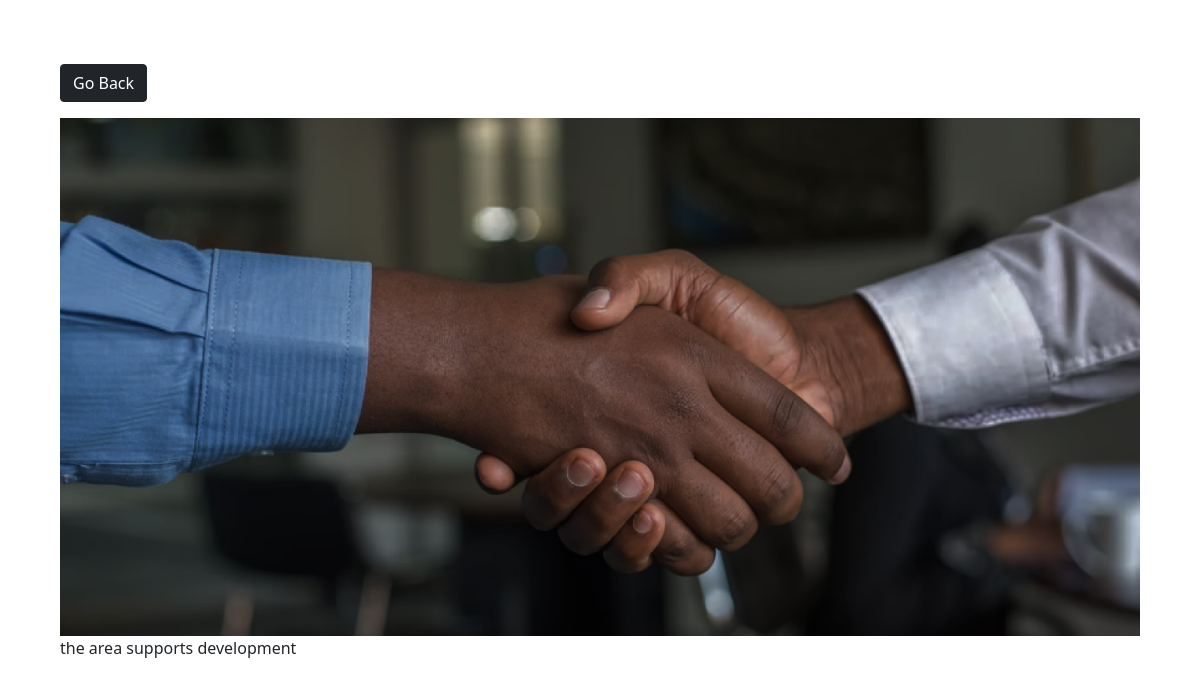
/photo/31/ (signed in), run on the app's committed database.
### photos/models.py (models this page shows, shortened)
class Photo(models.Model):
    class Meta:
        verbose_name = 'Photo'
        verbose_name_plural = 'Photos'
    category = models.ForeignKey(
        Category, on_delete=models.SET_NULL, null=True, blank=True)
    image = models.ImageField(null=False, blank=False)
    description = models.TextField()

### photos/views.py (the view)
# urls.py: path('photo/<str:pk>/', views.viewPhoto, name='photo'),
@login_required(login_url='login')
def viewPhoto(request, pk):
    photo = Photo.objects.get(id=pk)
    return render(request, 'photos/photo.html', {'photo': photo})

### photos/templates/photos/photo.html (shortened to what this page needs)
<!DOCTYPE html>
<html>
<head>
    <link href="https://cdn.jsdelivr.net/npm/bootstrap@5.0.0-beta1/dist/css/bootstrap.min.css" rel="stylesheet">
</head>
<body class="m-5">
    <div class="container">
        <div class="row justify-content-center">
            <div class="col">
                <a href="{% url 'gallery' %}" class="btn btn-dark my-3">Go Back</a>
                <div style="height: 90vh;">
                    <img style="max-width: 100%; max-height: 100%;" src="{{photo.image.url}}">
                    <p style=>{{photo.description}}</p>
                </div>
            </div>
        </div>
    </div>
</body>
</html>

### data on the page
Photo: image (picture), description "the area supports development"
